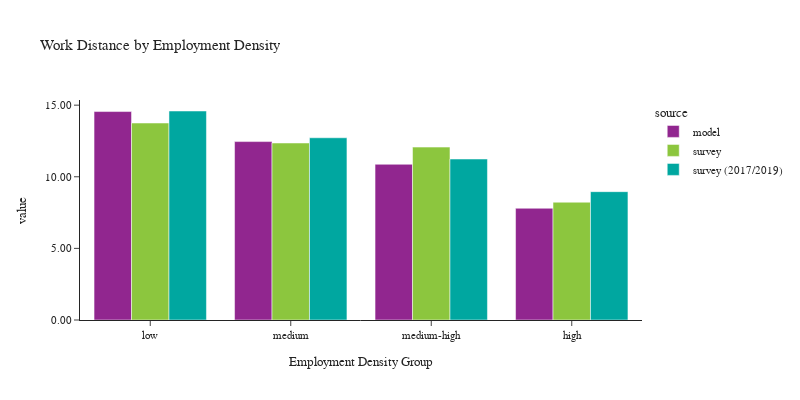

Write notebook code for a chart like this one.
### Code cell
plot_work_location(df_workers, 'emp_density_group', 'Employment Density', 'Employment Density Group')

### Figure 1 — Plotly figure (JSON) as saved in the notebook; plotly's stock layout.template omitted (floating-point values rounded to 4 significant figures)
{"data": [{"alignmentgroup": "True", "customdata": [[576637], [576625], [551662], [504798]], "hovertemplate": "source=model<br>emp_density_group=%{x}<br>value=%{y}<br>sample count=%{customdata[0]}<extra></extra>", "legendgroup": "model", "marker": {"color": "#91268F", "pattern": {"shape": ""}}, "name": "model", "offsetgroup": "model", "orientation": "v", "showlegend": true, "textposition": "auto", "x": ["low", "medium", "medium-high", "high"], "xaxis": "x", "y": [14.55, 12.46, 10.87, 7.802], "yaxis": "y", "type": "bar"}, {"alignmentgroup": "True", "customdata": [[447], [424], [631], [1190]], "hovertemplate": "source=survey<br>emp_density_group=%{x}<br>value=%{y}<br>sample count=%{customdata[0]}<extra></extra>", "legendgroup": "survey", "marker": {"color": "#8CC63E", "pattern": {"shape": ""}}, "name": "survey", "offsetgroup": "survey", "orientation": "v", "showlegend": true, "textposition": "auto", "x": ["low", "medium", "medium-high", "high"], "xaxis": "x", "y": [13.75, 12.36, 12.07, 8.224], "yaxis": "y", "type": "bar"}, {"alignmentgroup": "True", "customdata": [[476], [562], [925], [3632]], "hovertemplate": "source=survey (2017/2019)<br>emp_density_group=%{x}<br>value=%{y}<br>sample count=%{customdata[0]}<extra></extra>", "legendgroup": "survey (2017/2019)", "marker": {"color": "#00A7A0", "pattern": {"shape": ""}}, "name": "survey (2017/2019)", "offsetgroup": "survey (2017/2019)", "orientation": "v", "showlegend": true, "textposition": "auto", "x": ["low", "medium", "medium-high", "high"], "xaxis": "x", "y": [14.59, 12.72, 11.24, 8.96], "yaxis": "y", "type": "bar"}], "layout": {"xaxis": {"anchor": "y", "domain": [0.0, 1.0], "title": {"text": "Employment Density Group"}}, "yaxis": {"anchor": "x", "domain": [0.0, 1.0], "title": {"text": "value"}, "tickformat": ".2f"}, "legend": {"title": {"text": "source"}, "tracegroupgap": 0}, "title": {"text": "Work Distance by Employment Density"}, "barmode": "group", "font": {"size": 11}, "height": 400, "width": 800}}
